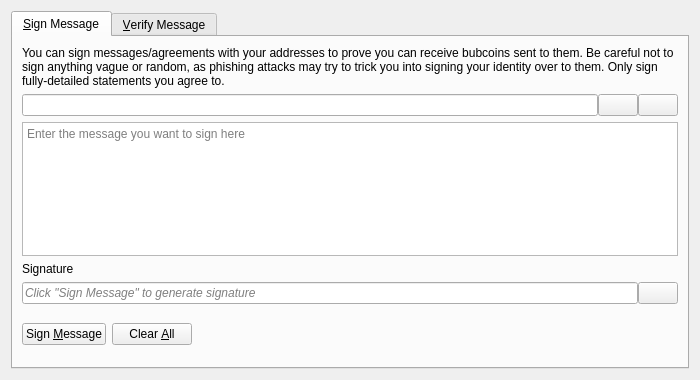
<?xml version="1.0" encoding="UTF-8"?>
<ui version="4.0">
 <class>SignVerifyMessageDialog</class>
 <widget class="QDialog" name="SignVerifyMessageDialog">
  <property name="geometry">
   <rect>
    <x>0</x>
    <y>0</y>
    <width>700</width>
    <height>380</height>
   </rect>
  </property>
  <property name="windowTitle">
   <string>Signatures - Sign / Verify a Message</string>
  </property>
  <property name="modal">
   <bool>true</bool>
  </property>
  <layout class="QVBoxLayout" name="verticalLayout">
   <item>
    <widget class="QTabWidget" name="tabWidget">
     <property name="currentIndex">
      <number>0</number>
     </property>
     <widget class="QWidget" name="tabSignMessage">
      <attribute name="title">
       <string>&amp;Sign Message</string>
      </attribute>
      <layout class="QVBoxLayout" name="verticalLayout_SM">
       <item>
        <widget class="QLabel" name="infoLabel_SM">
         <property name="text">
          <string>You can sign messages/agreements with your addresses to prove you can receive bubcoins sent to them. Be careful not to sign anything vague or random, as phishing attacks may try to trick you into signing your identity over to them. Only sign fully-detailed statements you agree to.</string>
         </property>
         <property name="textFormat">
          <enum>Qt::PlainText</enum>
         </property>
         <property name="wordWrap">
          <bool>true</bool>
         </property>
        </widget>
       </item>
       <item>
        <layout class="QHBoxLayout" name="horizontalLayout_1_SM">
         <property name="spacing">
          <number>0</number>
         </property>
         <item>
          <widget class="QValidatedLineEdit" name="addressIn_SM">
           <property name="toolTip">
            <string>The Bubcoin address to sign the message with</string>
           </property>
          </widget>
         </item>
         <item>
          <widget class="QPushButton" name="addressBookButton_SM">
           <property name="toolTip">
            <string>Choose previously used address</string>
           </property>
           <property name="text">
            <string/>
           </property>
           <property name="icon">
            <iconset resource="../bubcoin.qrc">
             <normaloff>:/icons/address-book</normaloff>:/icons/address-book</iconset>
           </property>
           <property name="shortcut">
            <string>Alt+A</string>
           </property>
           <property name="autoDefault">
            <bool>false</bool>
           </property>
          </widget>
         </item>
         <item>
          <widget class="QPushButton" name="pasteButton_SM">
           <property name="toolTip">
            <string>Paste address from clipboard</string>
           </property>
           <property name="text">
            <string/>
           </property>
           <property name="icon">
            <iconset resource="../bubcoin.qrc">
             <normaloff>:/icons/editpaste</normaloff>:/icons/editpaste</iconset>
           </property>
           <property name="shortcut">
            <string>Alt+P</string>
           </property>
           <property name="autoDefault">
            <bool>false</bool>
           </property>
          </widget>
         </item>
        </layout>
       </item>
       <item>
        <widget class="QPlainTextEdit" name="messageIn_SM">
         <property name="toolTip">
          <string>Enter the message you want to sign here</string>
         </property>
         <property name="placeholderText">
          <string>Enter the message you want to sign here</string>
         </property>
        </widget>
       </item>
       <item>
        <widget class="QLabel" name="signatureLabel_SM">
         <property name="text">
          <string>Signature</string>
         </property>
         <property name="textFormat">
          <enum>Qt::PlainText</enum>
         </property>
        </widget>
       </item>
       <item>
        <layout class="QHBoxLayout" name="horizontalLayout_2_SM">
         <property name="spacing">
          <number>0</number>
         </property>
         <item>
          <widget class="QLineEdit" name="signatureOut_SM">
           <property name="placeholderText">
            <string>Click "Sign Message" to generate signature</string>
           </property>
           <property name="font">
            <font>
             <italic>true</italic>
            </font>
           </property>
           <property name="readOnly">
            <bool>true</bool>
           </property>
          </widget>
         </item>
         <item>
          <widget class="QPushButton" name="copySignatureButton_SM">
           <property name="toolTip">
            <string>Copy the current signature to the system clipboard</string>
           </property>
           <property name="text">
            <string/>
           </property>
           <property name="icon">
            <iconset resource="../bubcoin.qrc">
             <normaloff>:/icons/editcopy</normaloff>:/icons/editcopy</iconset>
           </property>
           <property name="autoDefault">
            <bool>false</bool>
           </property>
          </widget>
         </item>
        </layout>
       </item>
       <item>
        <layout class="QHBoxLayout" name="horizontalLayout_3_SM">
         <item>
          <widget class="QPushButton" name="signMessageButton_SM">
           <property name="toolTip">
            <string>Sign the message to prove you own this Bubcoin address</string>
           </property>
           <property name="text">
            <string>Sign &amp;Message</string>
           </property>
           <property name="icon">
            <iconset resource="../bubcoin.qrc">
             <normaloff>:/icons/edit</normaloff>:/icons/edit</iconset>
           </property>
           <property name="autoDefault">
            <bool>false</bool>
           </property>
          </widget>
         </item>
         <item>
          <widget class="QPushButton" name="clearButton_SM">
           <property name="toolTip">
            <string>Reset all sign message fields</string>
           </property>
           <property name="text">
            <string>Clear &amp;All</string>
           </property>
           <property name="icon">
            <iconset resource="../bubcoin.qrc">
             <normaloff>:/icons/remove</normaloff>:/icons/remove</iconset>
           </property>
           <property name="autoDefault">
            <bool>false</bool>
           </property>
          </widget>
         </item>
         <item>
          <spacer name="horizontalSpacer_1_SM">
           <property name="orientation">
            <enum>Qt::Horizontal</enum>
           </property>
           <property name="sizeHint" stdset="0">
            <size>
             <width>40</width>
             <height>48</height>
            </size>
           </property>
          </spacer>
         </item>
         <item>
          <widget class="QLabel" name="statusLabel_SM">
           <property name="font">
            <font>
             <weight>75</weight>
             <bold>true</bold>
            </font>
           </property>
           <property name="text">
            <string/>
           </property>
           <property name="wordWrap">
            <bool>true</bool>
           </property>
          </widget>
         </item>
         <item>
          <spacer name="horizontalSpacer_2_SM">
           <property name="orientation">
            <enum>Qt::Horizontal</enum>
           </property>
           <property name="sizeHint" stdset="0">
            <size>
             <width>40</width>
             <height>48</height>
            </size>
           </property>
          </spacer>
         </item>
        </layout>
       </item>
      </layout>
     </widget>
     <widget class="QWidget" name="tabVerifyMessage">
      <attribute name="title">
       <string>&amp;Verify Message</string>
      </attribute>
      <layout class="QVBoxLayout" name="verticalLayout_VM">
       <item>
        <widget class="QLabel" name="infoLabel_VM">
         <property name="text">
          <string>Enter the receiver's address, message (ensure you copy line breaks, spaces, tabs, etc. exactly) and signature below to verify the message. Be careful not to read more into the signature than what is in the signed message itself, to avoid being tricked by a man-in-the-middle attack. Note that this only proves the signing party receives with the address, it cannot prove sendership of any transaction!</string>
         </property>
         <property name="textFormat">
          <enum>Qt::PlainText</enum>
         </property>
         <property name="alignment">
          <set>Qt::AlignLeading|Qt::AlignLeft|Qt::AlignTop</set>
         </property>
         <property name="wordWrap">
          <bool>true</bool>
         </property>
        </widget>
       </item>
       <item>
        <layout class="QHBoxLayout" name="horizontalLayout_1_VM">
         <property name="spacing">
          <number>0</number>
         </property>
         <item>
          <widget class="QValidatedLineEdit" name="addressIn_VM">
           <property name="toolTip">
            <string>The Bubcoin address the message was signed with</string>
           </property>
          </widget>
         </item>
         <item>
          <widget class="QPushButton" name="addressBookButton_VM">
           <property name="toolTip">
            <string>Choose previously used address</string>
           </property>
           <property name="text">
            <string/>
           </property>
           <property name="icon">
            <iconset resource="../bubcoin.qrc">
             <normaloff>:/icons/address-book</normaloff>:/icons/address-book</iconset>
           </property>
           <property name="shortcut">
            <string>Alt+A</string>
           </property>
           <property name="autoDefault">
            <bool>false</bool>
           </property>
          </widget>
         </item>
        </layout>
       </item>
       <item>
        <widget class="QPlainTextEdit" name="messageIn_VM">
          <property name="toolTip">
            <string>The signed message to verify</string>
          </property>
          <property name="placeholderText">
            <string>The signed message to verify</string>
          </property>
        </widget>
       </item>
       <item>
        <widget class="QValidatedLineEdit" name="signatureIn_VM">
          <property name="toolTip">
            <string>The signature given when the message was signed</string>
          </property>
          <property name="placeholderText">
            <string>The signature given when the message was signed</string>
          </property>
        </widget>
       </item>
       <item>
        <layout class="QHBoxLayout" name="horizontalLayout_2_VM">
         <item>
          <widget class="QPushButton" name="verifyMessageButton_VM">
           <property name="toolTip">
            <string>Verify the message to ensure it was signed with the specified Bubcoin address</string>
           </property>
           <property name="text">
            <string>Verify &amp;Message</string>
           </property>
           <property name="icon">
            <iconset resource="../bubcoin.qrc">
             <normaloff>:/icons/transaction_0</normaloff>:/icons/transaction_0</iconset>
           </property>
           <property name="autoDefault">
            <bool>false</bool>
           </property>
          </widget>
         </item>
         <item>
          <widget class="QPushButton" name="clearButton_VM">
           <property name="toolTip">
            <string>Reset all verify message fields</string>
           </property>
           <property name="text">
            <string>Clear &amp;All</string>
           </property>
           <property name="icon">
            <iconset resource="../bubcoin.qrc">
             <normaloff>:/icons/remove</normaloff>:/icons/remove</iconset>
           </property>
           <property name="autoDefault">
            <bool>false</bool>
           </property>
          </widget>
         </item>
         <item>
          <spacer name="horizontalSpacer_1_VM">
           <property name="orientation">
            <enum>Qt::Horizontal</enum>
           </property>
           <property name="sizeHint" stdset="0">
            <size>
             <width>40</width>
             <height>48</height>
            </size>
           </property>
          </spacer>
         </item>
         <item>
          <widget class="QLabel" name="statusLabel_VM">
           <property name="font">
            <font>
             <weight>75</weight>
             <bold>true</bold>
            </font>
           </property>
           <property name="text">
            <string/>
           </property>
           <property name="wordWrap">
            <bool>true</bool>
           </property>
          </widget>
         </item>
         <item>
          <spacer name="horizontalSpacer_2_VM">
           <property name="orientation">
            <enum>Qt::Horizontal</enum>
           </property>
           <property name="sizeHint" stdset="0">
            <size>
             <width>40</width>
             <height>48</height>
            </size>
           </property>
          </spacer>
         </item>
        </layout>
       </item>
      </layout>
     </widget>
    </widget>
   </item>
  </layout>
 </widget>
 <customwidgets>
  <customwidget>
   <class>QValidatedLineEdit</class>
   <extends>QLineEdit</extends>
   <header>qt/qvalidatedlineedit.h</header>
  </customwidget>
 </customwidgets>
 <resources>
  <include location="../bubcoin.qrc"/>
 </resources>
 <connections/>
</ui>
